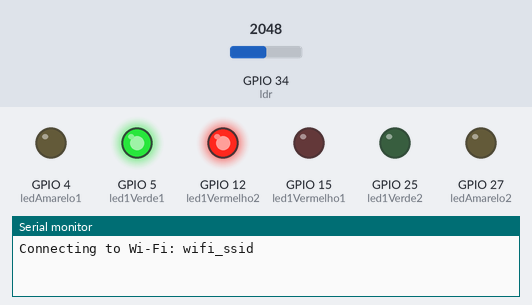
Simulated run of this sketch. Board: ESP32. Parts: output pins drawn as LEDs (lit = HIGH), the last lines printed to the serial monitor. The inputs (shaded band) are chosen by the test bench; at power-on: GPIO 34 (ldr) = 2048. WiFi joins after 1.5 s; servers stay silent unless stated; no MQTT or app messages arrive unless stated.

Above: at 1.2 s.
1.3 s: GPIO 34 (ldr) set to 2447
At 3.4 s:
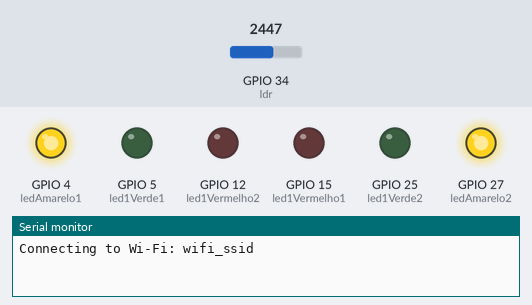
4.3 s: GPIO 34 (ldr) set to 2568
At 11.5 s:
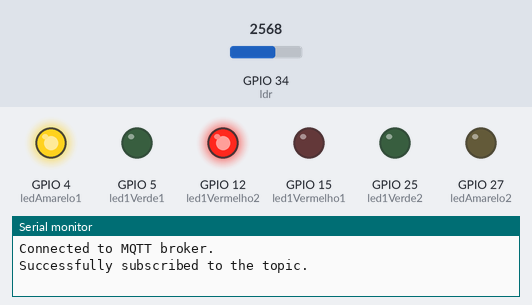
At 13.4 s:
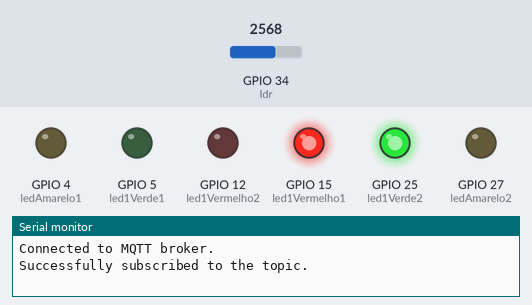
Timing chart, 0 to 19.8 s (numbered marks = the images above; inputs shaded):
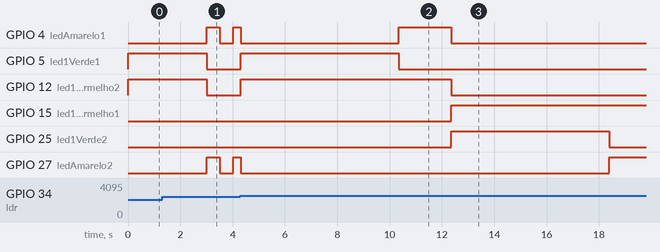

The sketch:

semaforo_mqtt.ino
```cpp
#include <WiFi.h>
#include <PubSubClient.h>

// Configurações de WiFi
const char* ssid = "wifi_ssid";
const char* password = "password1234";

// Configurações do servidor MQTT
const char *mqtt_broker = "test.mosquitto.org";
const char *topic = "semaforo_input";
const char *output_topic = "semaforo_output";
const int mqtt_port = 1883;

// Instâncias do WiFi e MQTT Client
WiFiClient espClient;
PubSubClient client(espClient);

// Definição dos pinos
const int led1Verde1 = 5;
const int led1Verde2 = 25;
const int ledAmarelo1 = 4;
const int ledAmarelo2 = 27;
const int led1Vermelho1 = 15;
const int led1Vermelho2 = 12;
const int ldr = 34;

int currentLights[] = {0, 0, 0, 0, 0, 0}; // Guarda luzes acesas atualmente

// Variáveis para timers
unsigned long currentMillis = 0;
unsigned long prevMillis = 0; // guarda última troca das luzes do semáforo
unsigned long retryMillis = 0; // guarda última tentativa de conexão com WiFi ou MQTT
unsigned long stallMillis = 0; // guarda o momento que a luz passou a reduzir (stall = permanecer parado, esperar)

const int intervalRetry = 10000; // tempo de intervalo entre tentativas de reconexão
const int intervalStall = 3000; // tempo mínimo para iniciar modo noturno
const int intervalStallMin = 50; // tempo mínimo para ausência de luz ser considerada
const int minimumLight = 2500; // luz mínima para modo diurno

int intervalGreen = 6000; // intervalo da luz verde até a amarela
int intervalYellow = 2000; // intervalo entre luz amarela até a vermelha
int intervalNight = 500; // intervalo para piscada da luz amarela no modo noturno

// Variáveis de estado
bool ldrOverrule = 0; // ignorar sensor fotoresistor
bool isNight = 0; // modo diurno ou noturno
bool isStalling = 0; // se está detectando ausência de luz mas ainda não está no modo noturno


// Função para conexão/reconexão do WiFi
void connectWiFi() {
    Serial.printf("Connecting to Wi-Fi: %s\n", ssid);
    WiFi.begin(ssid, password);
}

// Função para conexão/reconexão do MQTT
void connectMQTT(PubSubClient &client, const char* topic) {
    if (!client.connected()) {
        String client_id = "semaforo-client-";
        client_id += String(WiFi.macAddress()); // Cria id único usando endereço MAC
        Serial.printf("Attempting to connect as %s to the MQTT broker...\n", client_id.c_str());
        if (client.connect(client_id.c_str())) {
            Serial.println("Connected to MQTT broker.");
            client.subscribe(topic);
            Serial.println("Successfully subscribed to the topic.");
        } else {
            Serial.println("Failed to connect to MQTT broker.");
        }
    }
}

// Callback para quando uma mensagem é recebida
void callback(char* topic, byte* message, unsigned int length) {
    Serial.print("Mensagem recebida no tópico: ");
    Serial.println(topic);

    // Converte a mensagem para String
    String messageTemp;
    for (int i = 0; i < length; i++) {
        messageTemp += (char)message[i];
    }
    Serial.println("Mensagem: " + messageTemp);

    // Verifica se a mensagem é o comando esperado
    if (messageTemp == "day") {
        Serial.println("Modo diurno ativado.");
        client.publish(output_topic, "Modo diurno ativado.");
        ldrOverrule = 1;
        isNight = 0;
    } else if (messageTemp == "night") {
        Serial.println("Modo noturno ativado.");
        client.publish(output_topic, "Modo noturno ativado.");
        ldrOverrule = 1;
        isNight = 1;
    } else if (messageTemp == "party") {
        Serial.println("modo festinha LIGADO!!!");
        client.publish(output_topic, "modo festinha LIGADO!!!");
        intervalGreen = 100;
        intervalYellow = 100;
        ldrOverrule = 1;
        isNight = 0;
    } else if (messageTemp == "reset") {
        Serial.println("Atributos resetados.");
        client.publish(output_topic, "Atributos resetados.");
        intervalGreen = 6000;
        intervalYellow = 2000;
        intervalNight = 500;
        ldrOverrule = 0;
        isNight = 0;
    }
}

// Função para trocar estado de todos os LEDs facilmente
// 0 = apagado, 1 = aceso
void updatelights(bool r1, bool y1, bool g1, bool r2, bool y2, bool g2) {
  //Semáforo 1
  digitalWrite(led1Vermelho1, r1);
  digitalWrite(ledAmarelo1, y1);
  digitalWrite(led1Verde1, g1);
  // Semáforo 2
  digitalWrite(led1Vermelho2, r2);
  digitalWrite(ledAmarelo2, y2);
  digitalWrite(led1Verde2, g2);

// Salva estado atual de cada LED e o tempo da mudança
  currentLights[0] = r1;
  currentLights[1] = y1;
  currentLights[2] = g1;
  currentLights[3] = r2;
  currentLights[4] = y2;
  currentLights[5] = g2;
  prevMillis = currentMillis;
}

// modo diurno
void day() {
  // luz vermelha semaforo 1
  if (currentLights[0]) {
    // se luz amarela semaforo 2
    if (currentLights[4]) {
      if (currentMillis - prevMillis >= intervalYellow) {
        updatelights(0, 0, 1, 1, 0, 0);
      };
    } // senao luz amarela semaforo 2
    else {
      if (currentMillis - prevMillis >= intervalGreen) {
        updatelights(1, 0, 0, 0, 1, 0);
      };
    }
    // luz vermelha semaforo 2
  } else if (currentLights[3]) {
    // se luz amarela semaforo 1
    if (currentLights[1]) {
      if (currentMillis - prevMillis >= intervalYellow) {
        updatelights(1, 0, 0, 0, 0, 1);
      };
    } // senao luz amarela semaforo 1
    else {
      if (currentMillis - prevMillis >= intervalGreen) {
        updatelights(0, 1, 0, 1, 0, 0);
      };
    }
  } else {
    updatelights(0, 0, 1, 1, 0, 0);
  }
}

// modo noturno
void night() {
  // Desliga todos os LEDs exceto os amarelos
  if (currentMillis - prevMillis >= intervalNight) {
    if (currentLights[1] && currentLights[4]){
      updatelights(0, 0, 0, 0, 0, 0);
    } else {
      updatelights(0, 1, 0, 0, 1, 0);
    };
  };
}

// checagem do ldr (se estiver ativado)
void ldrCheck() {
  if (analogRead(ldr) < minimumLight){ // se luz atual menor do que luz mínima
    if(!isNight){
      if (!isStalling){
        stallMillis = currentMillis;
        isStalling = 1; // inicia espera para trocar para modo noturno
      } else {
        if (currentMillis - stallMillis >= intervalStall){
          isNight = 1;
          isStalling = 0; // finaliza espera, ativa modo noturno
        }
      }
    }
  } else { // se luz atual maior do que luz mínima
    if (!isStalling){
      if (isNight){
        isNight = 0; // desativa modo noturno
      }
    } else {
      isStalling = 0; // finaliza espera antecipadamente se luz for detectada
      if (currentMillis - stallMillis >= intervalStallMin){ // se estava em espera e saiu depois do tempo mínimo
        Serial.println("Vruuuum!");
        if (client.connected()){
          client.publish(output_topic, "Carro detectado!"); // se conectado, publica momento que carro foi detectado
        }
      }
    }
  }
}

void setup() {
  // Configura os pinos como saída
  pinMode(led1Verde1, OUTPUT);
  pinMode(led1Verde2, OUTPUT);
  pinMode(ledAmarelo1, OUTPUT);
  pinMode(ledAmarelo2, OUTPUT);
  pinMode(led1Vermelho1, OUTPUT);
  pinMode(led1Vermelho2, OUTPUT);
  pinMode(ldr, INPUT);
  analogSetAttenuation(ADC_11db); // uma vez que o fotorresistor está usando tensão maior (pino 3.3v), a atenuação é aumentada

  Serial.begin(115200);

  connectWiFi();

  client.setServer(mqtt_broker, mqtt_port);
  client.setCallback(callback);
}

void loop() {
  currentMillis = millis(); // marca momento atual para timers

  // roda checagem de conexão depois do intervalo especificado
  if (currentMillis - retryMillis >= intervalRetry) {
    if (WiFi.status() != WL_CONNECTED) {
        retryMillis = currentMillis;
        Serial.println("Wi-Fi lost. Reconnecting...");
        connectWiFi();
    } else if (!client.connected()) {
        retryMillis = currentMillis;
        connectMQTT(client, topic);
    };
  };

  if (client.connected()){
  client.loop(); // Mantém a conexão MQTT
  };

  if (!ldrOverrule){
    ldrCheck();
  }

  if (isNight) {
    night();
  } else {
    day();
  }
  delay(50); // delay entre cada loop, evitando sobrecarregar o dispositivo
}
```

Measured:
- the behaviour switches between 2499 and 2500 on GPIO 34 (ldr) (found by bisection; images 1 and 2)
- after the input at 4.3 s, GPIO 5 (led1Verde1): LOW → HIGH at once, → LOW 6.0 s later; GPIO 12 (led1Vermelho2): LOW → HIGH at once, → LOW 8.0 s later; GPIO 15 (led1Vermelho1): LOW → HIGH after 8.1 s; GPIO 25 (led1Verde2): LOW → HIGH after 8.1 s, → LOW 6.0 s later
